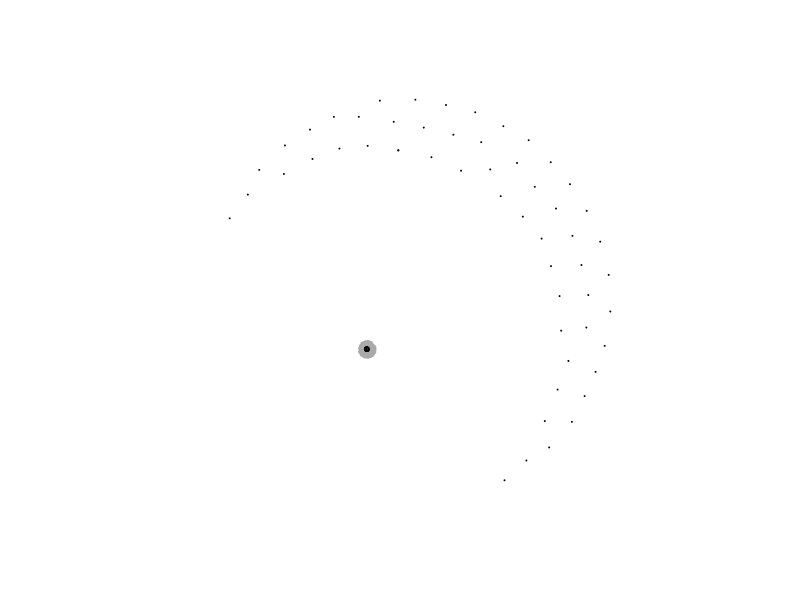

Reproduce this figure in R.

linkst <- read.csv("Dataset1-Media-Example-EDGES.csv", header=T, as.is=T)

nodest <- read.csv("Dataset1-Media-Example-NODES.csv", header=T, as.is=T)




#this code is to convert a i j matrix containing weigths into a
#matrix of to from weight and a list of all links (nodes and links matrix)

#this reads in the intial i j input file
links1 <- read.csv("interbank.csv",head=FALSE, sep=",")
#links1 <- read.csv("mynode.csv",head=FALSE, sep=",")


#this works out how many nodes there are
numNodes = length(links1$V1)
numNodes

#this puts the nodes in matrix that can be used
nodes1 <- 1:numNodes

row_n.names <- 1:numNodes
column_n.names <- c("id")

nodes <- matrix(nodes1, ncol = 1, dimnames = list(row_n.names, column_n.names))


#this section works out home many non-zero links there are
counter = 0
for(i in 1:numNodes) {
    for(j in 1:numNodes) {
        k = links1[i,j]
        if (k != 0) {
            
            counter = counter + 1
            
        }
    }
}
counter

#here the vector to hold these links is made, counter*3 is because for each like there is a
#to, from and weight component
links2 <- numeric((counter*3)) #length(a)

#here the links2 vector is filled with the to from and weight values for non-zero cases
counter2 =1
for(i in 1:numNodes) {
    for(j in 1:numNodes) {
        k = links1[i,j]
        if (k != 0) {
            links2[counter2] <- i
            links2[counter2+1] <- j
            links2[counter2+2] <- k

            counter2 = counter2+3
        }
    }
}


numLinks1 = length(links2)
numLinks= numLinks1/3

row_l.names <- 1:numLinks
column_l.names <- c("from","to","weight")

links <- matrix(links2, byrow = TRUE, ncol = 3, dimnames = list(row_l.names, column_l.names))



library('igraph')
net <- graph_from_data_frame(d=links, vertices=nodes, directed=T)

deg <- degree(net, mode="all")
V(net)$size <- deg/100           #this changes the node size depending on the numeber of links

#E(net)$width <- E(net)$weight #this changes the link thickness depending on the weight

#plot(net, edge.arrow.size=.4)


#deletes all links with weight less then the mean
links_x <- as.data.frame(links)
cut.off <- mean(links_x$weight)
net.sp <- delete_edges(net, E(net)[weight<cut.off])


#this deletes all nodes with connects less then the mean
#net.sp <- delete_vertices(net, V(net)[deg<mean(deg)])
#plot(net.sp, layout = layout_with_mds)





plot(net.sp, edge.arrow.size=.4,vertex.label=NA, layout = layout_with_fr)














